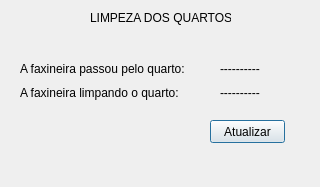
<?xml version="1.0" encoding="UTF-8"?>
<ui version="4.0">
 <class>Limpeza</class>
 <widget class="QDialog" name="Limpeza">
  <property name="geometry">
   <rect>
    <x>0</x>
    <y>0</y>
    <width>320</width>
    <height>187</height>
   </rect>
  </property>
  <property name="windowTitle">
   <string>Limpeza</string>
  </property>
  <widget class="QPushButton" name="pushButton">
   <property name="geometry">
    <rect>
     <x>210</x>
     <y>120</y>
     <width>75</width>
     <height>23</height>
    </rect>
   </property>
   <property name="text">
    <string>Atualizar</string>
   </property>
  </widget>
  <widget class="QLabel" name="label_3">
   <property name="geometry">
    <rect>
     <x>90</x>
     <y>10</y>
     <width>141</width>
     <height>16</height>
    </rect>
   </property>
   <property name="text">
    <string>LIMPEZA DOS QUARTOS</string>
   </property>
  </widget>
  <widget class="QWidget" name="layoutWidget">
   <property name="geometry">
    <rect>
     <x>20</x>
     <y>60</y>
     <width>191</width>
     <height>41</height>
    </rect>
   </property>
   <layout class="QVBoxLayout" name="verticalLayout">
    <item>
     <widget class="QLabel" name="label_4">
      <property name="text">
       <string>A faxineira passou pelo quarto:</string>
      </property>
     </widget>
    </item>
    <item>
     <widget class="QLabel" name="label">
      <property name="text">
       <string>A faxineira limpando o quarto:</string>
      </property>
     </widget>
    </item>
   </layout>
  </widget>
  <widget class="QWidget" name="layoutWidget">
   <property name="geometry">
    <rect>
     <x>220</x>
     <y>60</y>
     <width>81</width>
     <height>41</height>
    </rect>
   </property>
   <layout class="QVBoxLayout" name="verticalLayout_2">
    <item>
     <widget class="QLabel" name="label_5">
      <property name="text">
       <string>----------</string>
      </property>
     </widget>
    </item>
    <item>
     <widget class="QLabel" name="label_2">
      <property name="text">
       <string>----------</string>
      </property>
     </widget>
    </item>
   </layout>
  </widget>
 </widget>
 <resources/>
 <connections/>
</ui>
